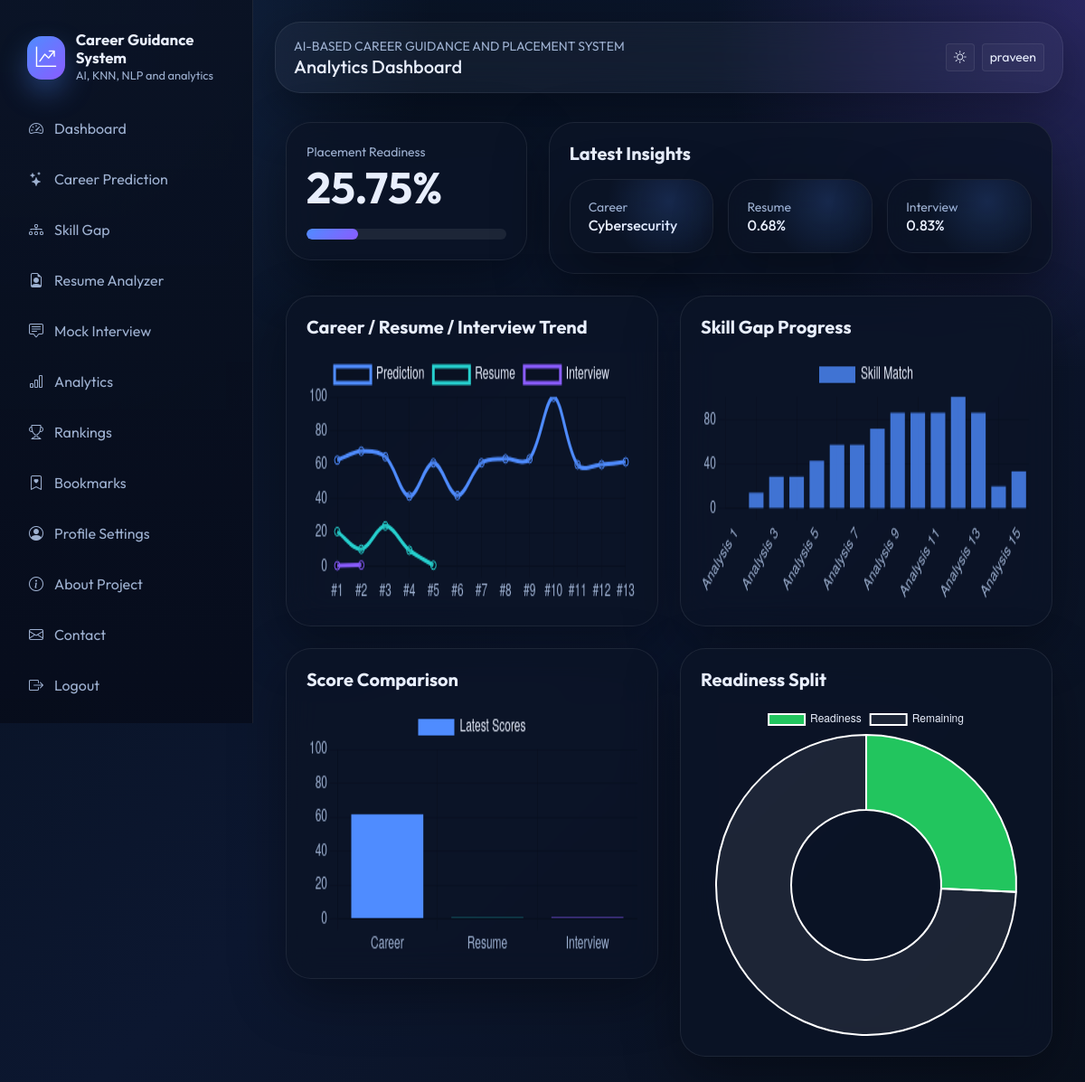
The app's page /analytics (signed in) with its own data.
### models/db_models.py (models this page shows, shortened)
class TimestampMixin:
    created_at = db.Column(db.DateTime, default=datetime.utcnow, nullable=False)
    updated_at = db.Column(db.DateTime, default=datetime.utcnow, onupdate=datetime.utcnow, nullable=False)

class User(UserMixin, TimestampMixin, db.Model):
    __tablename__ = "users"
    id = db.Column(db.Integer, primary_key=True)
    full_name = db.Column(db.String(120), nullable=False)
    email = db.Column(db.String(150), unique=True, nullable=False, index=True)
    password_hash = db.Column(db.String(255), nullable=False)
    role = db.Column(db.String(20), default="student", nullable=False)
    college = db.Column(db.String(150))
    course = db.Column(db.String(120))
    year = db.Column(db.String(20))
    bio = db.Column(db.Text)
    photo = db.Column(db.String(255), default="default-avatar.svg")
    skills_json = db.Column(db.Text)
    is_active = db.Column(db.Boolean, default=True, nullable=False)
    last_login = db.Column(db.DateTime)
    career_predictions = db.relationship("CareerPrediction", backref="user", lazy=True, cascade="all, delete-orphan")
    resumes = db.relationship("Resume", backref="user", lazy=True, cascade="all, delete-orphan")
    interviews = db.relationship("InterviewResult", backref="user", lazy=True, cascade="all, delete-orphan")
    gaps = db.relationship("SkillGapAnalysis", backref="user", lazy=True, cascade="all, delete-orphan")
    bookmarks = db.relationship("CareerBookmark", backref="user", lazy=True, cascade="all, delete-orphan")

class CareerPrediction(TimestampMixin, db.Model):
    __tablename__ = "career_predictions"
    id = db.Column(db.Integer, primary_key=True)
    user_id = db.Column(db.Integer, db.ForeignKey("users.id"), nullable=False)
    input_skills_json = db.Column(db.Text, nullable=False)
    recommended_domain = db.Column(db.String(120), nullable=False)
    top_matches_json = db.Column(db.Text, nullable=False)
    confidence = db.Column(db.Float, default=0)

class Resume(TimestampMixin, db.Model):
    __tablename__ = "resumes"
    id = db.Column(db.Integer, primary_key=True)
    user_id = db.Column(db.Integer, db.ForeignKey("users.id"), nullable=False)
    filename = db.Column(db.String(255), nullable=False)
    file_type = db.Column(db.String(20), nullable=False)
    extracted_text = db.Column(db.Text)
    ats_score = db.Column(db.Float, default=0)
    keyword_matches_json = db.Column(db.Text)
    missing_keywords_json = db.Column(db.Text)
    summary_json = db.Column(db.Text)

class InterviewResult(TimestampMixin, db.Model):
    __tablename__ = "interview_results"
    id = db.Column(db.Integer, primary_key=True)
    user_id = db.Column(db.Integer, db.ForeignKey("users.id"), nullable=False)
    interview_type = db.Column(db.String(40), nullable=False)
    score = db.Column(db.Float, default=0)
    accuracy = db.Column(db.Float, default=0)
    weak_topics_json = db.Column(db.Text)
    responses_json = db.Column(db.Text)
    question_json = db.Column(db.Text)

### routes/student.py (the view)
@student_bp.route("/analytics")
@login_required
def analytics():
    prediction_history = CareerPrediction.query.filter_by(user_id=current_user.id).order_by(CareerPrediction.created_at.asc()).all()
    resume_history = Resume.query.filter_by(user_id=current_user.id).order_by(Resume.created_at.asc()).all()
    interview_history = InterviewResult.query.filter_by(user_id=current_user.id).order_by(InterviewResult.created_at.asc()).all()
    gap_history = SkillGapAnalysis.query.filter_by(user_id=current_user.id).order_by(SkillGapAnalysis.created_at.asc()).all()
    latest_prediction = prediction_history[-1] if prediction_history else None
    latest_resume = resume_history[-1] if resume_history else None
    latest_interview = interview_history[-1] if interview_history else None
    latest_gap = gap_history[-1] if gap_history else None
    readiness = placement_readiness_score(
        latest_prediction.confidence if latest_prediction else 0,
        latest_gap.current_score if latest_gap else 0,
        latest_resume.ats_score if latest_resume else 0,
        latest_interview.score if latest_interview else 0,
    )
    return render_template(
        "student/analytics.html",
        prediction_history=[item.confidence for item in prediction_history],
        resume_history=[item.ats_score for item in resume_history],
        interview_history=[item.score for item in interview_history],
        gap_history=[item.current_score for item in gap_history],
        readiness=readiness,
        latest_prediction=latest_prediction,
        latest_resume=latest_resume,
        latest_interview=latest_interview,
        latest_gap=latest_gap,
    )

### app.py (called while the page is built)
@login_manager.user_loader
def load_user(user_id):
    return User.query.get(int(user_id))

### utils/ml_utils.py (called while the page is built)
def placement_readiness_score(prediction_score: float, skill_score: float, resume_score: float, interview_score: float) -> float:
    return round((prediction_score * 0.25) + (skill_score * 0.3) + (resume_score * 0.25) + (interview_score * 0.2), 2)

### templates/student/analytics.html (shortened to what this page needs)
{% extends "base.html" %}
{% block page_title %}Analytics Dashboard{% endblock %}
{% block content %}
<div class="container py-4">
  <div class="row g-4 mb-4">
    <div class="col-lg-4"><div class="glass-card h-100"><div class="small text-muted">Placement Readiness</div><div class="display-5 fw-bold">{{ readiness }}%</div><div class="progress mt-3"><div class="progress-bar" style="width: {{ readiness }}%"></div></div></div></div>
    <div class="col-lg-8"><div class="glass-card h-100"><h5 class="fw-bold mb-3">Latest Insights</h5><div class="row g-3"><div class="col-md-4"><div class="metric-card h-100"><div class="small text-muted">Career</div><div class="h6 mb-0">{{ latest_prediction.recommended_domain if latest_prediction else 'N/A' }}</div></div></div><div class="col-md-4"><div class="metric-card h-100"><div class="small text-muted">Resume</div><div class="h6 mb-0">{{ latest_resume.ats_score if latest_resume else 0 }}%</div></div></div><div class="col-md-4"><div class="metric-card h-100"><div class="small text-muted">Interview</div><div class="h6 mb-0">{{ latest_interview.score if latest_interview else 0 }}%</div></div></div></div></div></div>
  </div>
  <div class="row g-4">
    <div class="col-lg-6"><div class="glass-card chart-card h-100"><h5 class="fw-bold mb-3">Career / Resume / Interview Trend</h5><canvas id="trendChart"></canvas></div></div>
    <div class="col-lg-6"><div class="glass-card chart-card h-100"><h5 class="fw-bold mb-3">Skill Gap Progress</h5><canvas id="gapChart"></canvas></div></div>
    <div class="col-lg-6"><div class="glass-card chart-card h-100"><h5 class="fw-bold mb-3">Score Comparison</h5><canvas id="barChart"></canvas></div></div>
    <div class="col-lg-6"><div class="glass-card chart-card h-100"><h5 class="fw-bold mb-3">Readiness Split</h5><canvas id="pieChart"></canvas></div></div>
  </div>
</div>
{% endblock %}
{% block scripts %}
<script>
  const predictionHistory = {{ prediction_history | tojson }};
  const resumeHistory = {{ resume_history | tojson }};
  const interviewHistory = {{ interview_history | tojson }};
  const gapHistory = {{ gap_history | tojson }};
  const chartText = getComputedStyle(document.body).getPropertyValue('--text');
  const chartMuted = getComputedStyle(document.body).getPropertyValue('--muted');
  new Chart(document.getElementById('trendChart'), {
    type: 'line',
    data: {
      labels: predictionHistory.map((_, index) => `#${index + 1}`),
      datasets: [
        { label: 'Prediction', data: predictionHistory, borderColor: '#4f8cff', tension: 0.35 },
        { label: 'Resume', data: resumeHistory, borderColor: '#26d0ce', tension: 0.35 },
        { label: 'Interview', data: interviewHistory, borderColor: '#8a5cff', tension: 0.35 }
      ]
    },
    options: { scales: { x: { ticks: { color: chartMuted } }, y: { ticks: { color: chartMuted }, beginAtZero: true, max: 100 } }, plugins: { legend: { labels: { color: chartText } } } }
  });
  new Chart(document.getElementById('gapChart'), {
    type: 'bar',
    data: {
      labels: gapHistory.map((_, index) => `Analysis ${index + 1}`),
      datasets: [{ label: 'Skill Match', data: gapHistory, backgroundColor: 'rgba(79,140,255,0.8)' }]
    },
    options: { scales: { x: { ticks: { color: chartMuted } }, y: { ticks: { color: chartMuted }, beginAtZero: true, max: 100 } }, plugins: { legend: { labels: { color: chartText } } } }
  });
  new Chart(document.getElementById('barChart'), {
    type: 'bar',
    data: {
      labels: ['Career', 'Resume', 'Interview'],
      datasets: [{ label: 'Latest Scores', data: [{{ latest_prediction.confidence if latest_prediction else 0 }}, {{ latest_resume.ats_score if latest_resume else 0 }}, {{ latest_interview.score if latest_interview else 0 }}], backgroundColor: ['#4f8cff', '#26d0ce', '#8a5cff'] }]
    },
    options: { scales: { x: { ticks: { color: chartMuted } }, y: { ticks: { color: chartMuted }, beginAtZero: true, max: 100 } }, plugins: { legend: { labels: { color: chartText } } } }
  });
  new Chart(document.getElementById('pieChart'), {
    type: 'doughnut',
    data: {
      labels: ['Readiness', 'Remaining'],
      datasets: [{ data: [{{ readiness }}, {{ 100 - readiness }}], backgroundColor: ['#22c55e', 'rgba(255,255,255,0.08)'] }]
    },
    options: { plugins: { legend: { labels: { color: chartText } } } }
  });
</script>
{% endblock %}

### templates/base.html (shortened to what this page needs)
<!doctype html>
<html lang="en">
<head>
  <link href="https://cdn.jsdelivr.net/npm/bootstrap@5.3.3/dist/css/bootstrap.min.css" rel="stylesheet">
  <link href="https://cdn.jsdelivr.net/npm/bootstrap-icons@1.11.3/font/bootstrap-icons.min.css" rel="stylesheet">
  <link rel="stylesheet" href="{{ url_for('static', filename='css/style.css') }}">
</head>
<body class="{% if current_user.is_authenticated %}app-shell{% else %}public-shell{% endif %}">
  {% if current_user.is_authenticated %}
  <aside class="sidebar d-none d-lg-block">
    <div class="brand">
      <div class="brand-mark"><i class="bi bi-graph-up-arrow"></i></div>
      <div>
        <div class="brand-title">Career Guidance System</div>
        <div class="brand-subtitle">AI, KNN, NLP and analytics</div>
      </div>
    </div>
    <div class="nav flex-column nav-pills">
      <a class="nav-link sidebar-link" href="{{ url_for('student.dashboard') }}"><i class="bi bi-speedometer2"></i>Dashboard</a>
      <a class="nav-link sidebar-link" href="{{ url_for('student.career_prediction') }}"><i class="bi bi-stars"></i>Career Prediction</a>
      <a class="nav-link sidebar-link" href="{{ url_for('student.skill_gap') }}"><i class="bi bi-diagram-3"></i>Skill Gap</a>
      <a class="nav-link sidebar-link" href="{{ url_for('student.resume_analyzer') }}"><i class="bi bi-file-earmark-person"></i>Resume Analyzer</a>
      <a class="nav-link sidebar-link" href="{{ url_for('student.mock_interview') }}"><i class="bi bi-chat-square-text"></i>Mock Interview</a>
      <a class="nav-link sidebar-link" href="{{ url_for('student.analytics') }}"><i class="bi bi-bar-chart"></i>Analytics</a>
      <a class="nav-link sidebar-link" href="{{ url_for('student.rankings') }}"><i class="bi bi-trophy"></i>Rankings</a>
      <a class="nav-link sidebar-link" href="{{ url_for('student.bookmarks') }}"><i class="bi bi-bookmark-heart"></i>Bookmarks</a>
      <a class="nav-link sidebar-link" href="{{ url_for('auth.profile') }}"><i class="bi bi-person-circle"></i>Profile Settings</a>
      <a class="nav-link sidebar-link" href="{{ url_for('main.about') }}"><i class="bi bi-info-circle"></i>About Project</a>
      <a class="nav-link sidebar-link" href="{{ url_for('main.contact') }}"><i class="bi bi-envelope"></i>Contact</a>
      <a class="nav-link sidebar-link" href="{{ url_for('auth.logout') }}"><i class="bi bi-box-arrow-right"></i>Logout</a>
    </div>
  </aside>
  {% endif %}
  <main class="main-content">
    <div class="topbar mb-4 d-flex flex-wrap align-items-center justify-content-between gap-3">
      <div>
        <div class="small text-uppercase text-muted">AI-Based Career Guidance and Placement System</div>
        <h5 class="mb-0">{% block page_title %}Dashboard{% endblock %}</h5>
      </div>
      <div class="d-flex align-items-center gap-2">
        <button class="btn btn-outline-soft btn-sm" type="button" data-theme-toggle></button>
        {% if current_user.is_authenticated %}
        <a href="{{ url_for('auth.profile') }}" class="btn btn-outline-soft btn-sm">{{ current_user.full_name }}</a>
        {% else %}
        <a href="{{ url_for('auth.login') }}" class="btn btn-outline-soft btn-sm">Login</a>
        <a href="{{ url_for('auth.register') }}" class="btn btn-primary-gradient btn-sm">Register</a>
        {% endif %}
      </div>
    </div>
    <div class="toast-container position-fixed top-0 end-0 p-3">
    </div>
    {% block content %}{% endblock %}
  </main>
  {% block scripts %}{% endblock %}
</body>
</html>

### records on screen
User: full_name "praveen"
CareerPrediction: recommended_domain "Cybersecurity"
Resume: ats_score "0.68"
InterviewResult: score "0.83"

### other values on screen
{{ readiness }} "25.75"
chart data {{ prediction_history | tojson }} [62.65, 67.96, 64.65, 41.38, 61.06, 41.8, 61.06, 63.4, 63.4, 99.79, 60.0, 60.0, 61.65]
chart data {{ resume_history | tojson }} [20.49, 10.1, 23.9, 9.51, 0.68]
chart data {{ interview_history | tojson }} [0.42, 0.83]
chart data {{ gap_history | tojson }} [0.0, 14.29, 28.57, 28.57, 42.86, 57.14, 57.14, 71.43, 85.71, 85.71, 85.71, 100.0, 85.71, 20.0, 33.33]
